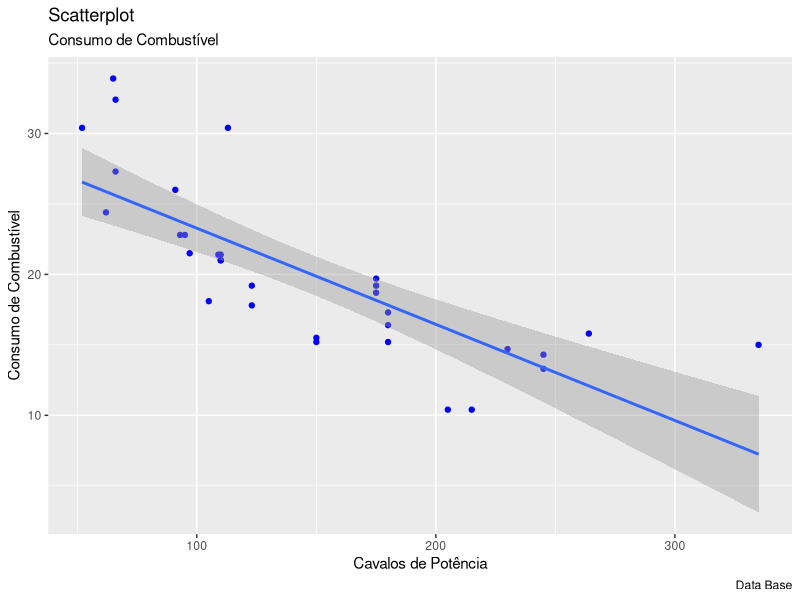

Write the R code that produced this figure.
## ---- chunk 1
library(knitr)
simb <- data.frame(Simbolo = c('A', 'B', 'C'), Descrição = c('Descrição A', 'Descrição B', 'Descrição C'))
simb <- kable(simb, align = 'l', )
print(simb, justify)
## ---- chunk 2
vector <- c(2,4,6,8,10)
mean.vector <- mean(vector)
cat('A média do vetor é:', mean.vector)
## ---- chunk 3
summary(mtcars)
## ---- chunk 4
str(mtcars)
## ---- chunk 5
library(ggplot2)
g <- ggplot(mtcars, aes(y = mpg, x = hp)) +
        geom_point(col = 'blue')+
        geom_smooth(method= "lm")+
        labs(subtitle="Consumo de Combustível", 
             y="Consumo de Combustível",
             x="Cavalos de Potência", 
             title="Scatterplot", 
             caption = "Data Base")
print(g, format = justify)
